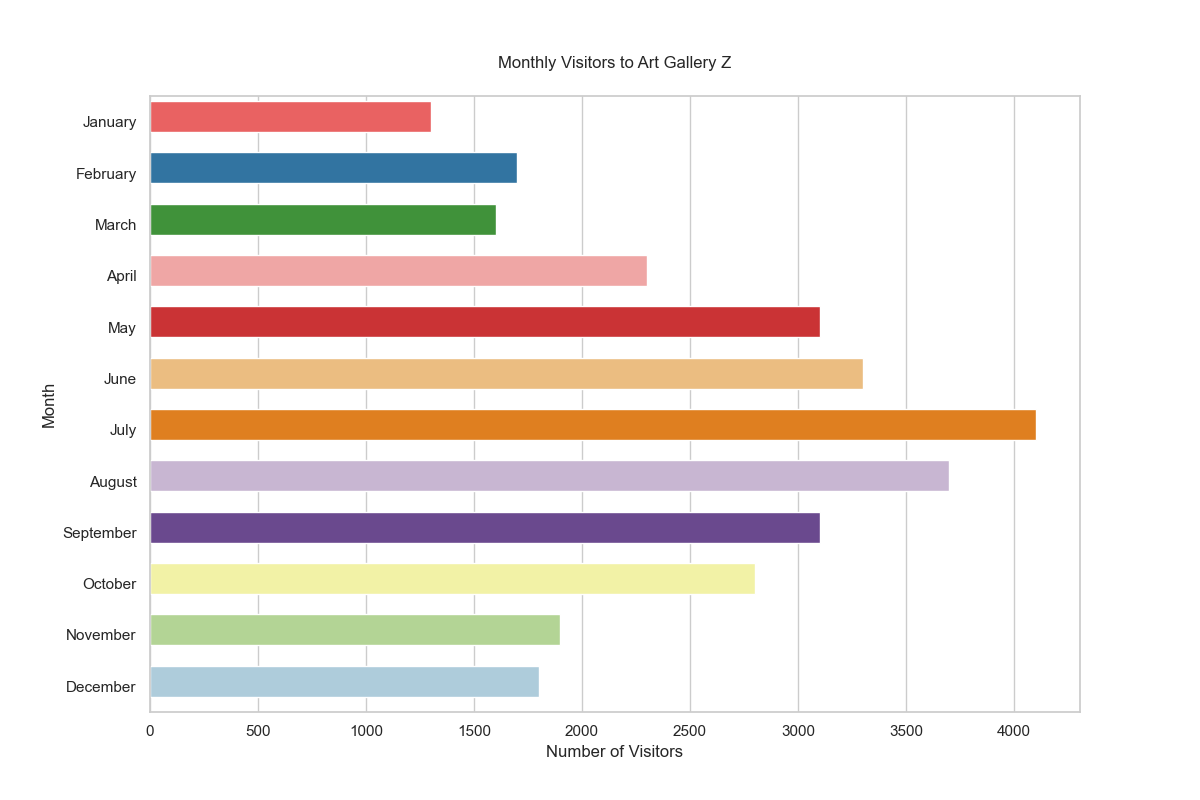

This figure's Python source:

import seaborn as sns
import pandas as pd
import matplotlib.pyplot as plt

# Prepare the data
data = {
    "Month": ["January", "February", "March", "April", "May", "June", 
              "July", "August", "September", "October", "November", "December"],
    "Visitors": [1300, 1700, 1600, 2300, 3100, 3300, 4100, 3700, 3100, 2800, 1900, 1800]
}

# Convert the dictionary to a pandas DataFrame
df = pd.DataFrame(data)

# Create a horizontal bar chart
plt.figure(figsize=(12, 8))  # Change the size of the chart
sns.set_theme(style="whitegrid")
ax = sns.barplot(
    y="Month",
    x="Visitors",
    data=df,
    palette=["#ff4c4c", "#1f78b4", "#33a02c", "#fb9a99", "#e31a1c", "#fdbf6f",
             "#ff7f00", "#cab2d6", "#6a3d9a", "#ffff99", "#b2df8a", "#a6cee3"],
    dodge=False)  # Horizontal bar chart

# Set the height of the bars for better clarity
for bar in ax.patches:
    bar.set_height(0.6)  # Change the height of the bars

# Customizing chart
ax.set_xlabel("Number of Visitors")  # Modify x-axis label
ax.set_title("Monthly Visitors to Art Gallery Z", pad=20)  # Change headline

plt.show()
